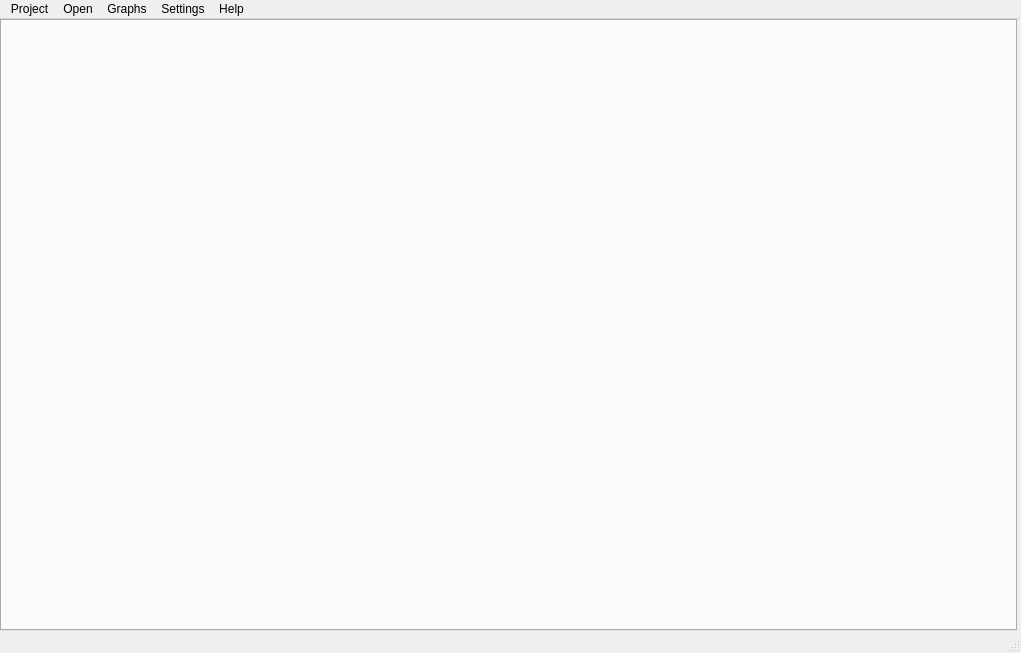
<?xml version="1.0" encoding="UTF-8"?>
<ui version="4.0">
 <class>MainWindow</class>
 <widget class="QMainWindow" name="MainWindow">
  <property name="geometry">
   <rect>
    <x>0</x>
    <y>0</y>
    <width>1021</width>
    <height>653</height>
   </rect>
  </property>
  <property name="windowTitle">
   <string>Pypeline 3.0</string>
  </property>
  <property name="dockNestingEnabled">
   <bool>false</bool>
  </property>
  <property name="dockOptions">
   <set>QMainWindow::AnimatedDocks</set>
  </property>
  <widget class="QWidget" name="centralwidget">
   <layout class="QHBoxLayout" name="horizontalLayout">
    <property name="spacing">
     <number>4</number>
    </property>
    <property name="leftMargin">
     <number>0</number>
    </property>
    <property name="topMargin">
     <number>0</number>
    </property>
    <property name="rightMargin">
     <number>4</number>
    </property>
    <property name="bottomMargin">
     <number>0</number>
    </property>
    <item>
     <widget class="QTabWidget" name="graphTab">
      <property name="tabsClosable">
       <bool>true</bool>
      </property>
      <property name="movable">
       <bool>true</bool>
      </property>
     </widget>
    </item>
   </layout>
  </widget>
  <widget class="QMenuBar" name="menubar">
   <property name="enabled">
    <bool>true</bool>
   </property>
   <property name="geometry">
    <rect>
     <x>0</x>
     <y>0</y>
     <width>1021</width>
     <height>36</height>
    </rect>
   </property>
   <widget class="QMenu" name="menuHelp">
    <property name="title">
     <string>Help</string>
    </property>
    <addaction name="actionVars"/>
    <addaction name="actionHotkeys"/>
    <addaction name="actionHelp"/>
    <addaction name="separator"/>
    <addaction name="actionAbout"/>
   </widget>
   <widget class="QMenu" name="menuPrefs">
    <property name="title">
     <string>Settings</string>
    </property>
    <addaction name="actionLocalSettings"/>
    <addaction name="actionProjectSettings"/>
    <addaction name="actionImport_Types"/>
    <addaction name="actionWidgets"/>
   </widget>
   <widget class="QMenu" name="menuOpen">
    <property name="title">
     <string>Open</string>
    </property>
    <widget class="QMenu" name="menuFavorites">
     <property name="title">
      <string>Favorites</string>
     </property>
    </widget>
    <widget class="QMenu" name="menuTemplates">
     <property name="title">
      <string>Templates</string>
     </property>
    </widget>
    <addaction name="menuTemplates"/>
    <addaction name="menuFavorites"/>
   </widget>
   <widget class="QMenu" name="menuProject">
    <property name="title">
     <string>Project</string>
    </property>
   </widget>
   <widget class="QMenu" name="menuCreate">
    <property name="title">
     <string>Graphs</string>
    </property>
    <addaction name="actionNewGraph"/>
    <addaction name="actionFindGraph"/>
   </widget>
   <addaction name="menuProject"/>
   <addaction name="menuOpen"/>
   <addaction name="menuCreate"/>
   <addaction name="menuPrefs"/>
   <addaction name="menuHelp"/>
  </widget>
  <widget class="QStatusBar" name="status"/>
  <action name="actionOpen">
   <property name="text">
    <string>open...</string>
   </property>
   <property name="toolTip">
    <string>openqsqs</string>
   </property>
  </action>
  <action name="actionHotkeys">
   <property name="text">
    <string>Hotkeys</string>
   </property>
  </action>
  <action name="actionToDo">
   <property name="text">
    <string>ToDo</string>
   </property>
  </action>
  <action name="actionAbout">
   <property name="text">
    <string>About</string>
   </property>
  </action>
  <action name="actionNew">
   <property name="text">
    <string>New</string>
   </property>
  </action>
  <action name="actionSave">
   <property name="text">
    <string>Save</string>
   </property>
  </action>
  <action name="actionSaveAs">
   <property name="text">
    <string>Save as...</string>
   </property>
  </action>
  <action name="actionQuit">
   <property name="text">
    <string>Quit</string>
   </property>
  </action>
  <action name="actionTypes">
   <property name="text">
    <string>Types...</string>
   </property>
  </action>
  <action name="actionOptions">
   <property name="text">
    <string>Options...</string>
   </property>
  </action>
  <action name="actionFilter_by_user">
   <property name="checkable">
    <bool>true</bool>
   </property>
   <property name="checked">
    <bool>true</bool>
   </property>
   <property name="text">
    <string>Filter by user</string>
   </property>
  </action>
  <action name="actionMinuscule2">
   <property name="checkable">
    <bool>true</bool>
   </property>
   <property name="checked">
    <bool>true</bool>
   </property>
   <property name="text">
    <string>Minuscule2</string>
   </property>
  </action>
  <action name="actionP001">
   <property name="text">
    <string>P001</string>
   </property>
  </action>
  <action name="actionPlamree">
   <property name="text">
    <string>Palmtree</string>
   </property>
  </action>
  <action name="actionCoxi">
   <property name="text">
    <string>Coxi</string>
   </property>
  </action>
  <action name="actionToto_test">
   <property name="text">
    <string>toto_test</string>
   </property>
  </action>
  <action name="actionNew_2">
   <property name="text">
    <string>new...</string>
   </property>
   <property name="font">
    <font>
     <italic>true</italic>
    </font>
   </property>
  </action>
  <action name="actionTcherno">
   <property name="text">
    <string>tcherno</string>
   </property>
  </action>
  <action name="actionTutu">
   <property name="text">
    <string>tutu</string>
   </property>
  </action>
  <action name="actionGet_selection">
   <property name="text">
    <string>get selection...</string>
   </property>
  </action>
  <action name="actionNew_dir">
   <property name="text">
    <string>manage...</string>
   </property>
  </action>
  <action name="actionHaha">
   <property name="text">
    <string>haha</string>
   </property>
  </action>
  <action name="actionHoho">
   <property name="text">
    <string>hoho</string>
   </property>
  </action>
  <action name="actionVars">
   <property name="text">
    <string>Environment Vars</string>
   </property>
  </action>
  <action name="actionAddProject">
   <property name="text">
    <string>Add...</string>
   </property>
  </action>
  <action name="actionLocalSettings">
   <property name="text">
    <string>Locals</string>
   </property>
  </action>
  <action name="actionSxsx">
   <property name="text">
    <string>sxsx</string>
   </property>
  </action>
  <action name="actionSxsx_2">
   <property name="text">
    <string>sxsx</string>
   </property>
  </action>
  <action name="actionDdd">
   <property name="text">
    <string>ddd</string>
   </property>
  </action>
  <action name="actionProjectSettings">
   <property name="text">
    <string>Project</string>
   </property>
  </action>
  <action name="actionNewGraph">
   <property name="text">
    <string>Create Graphs...</string>
   </property>
  </action>
  <action name="actionFindGraph">
   <property name="text">
    <string>Batch...</string>
   </property>
  </action>
  <action name="actionHelp">
   <property name="text">
    <string>Help</string>
   </property>
  </action>
  <action name="actionTypeSettings">
   <property name="text">
    <string>Types</string>
   </property>
  </action>
  <action name="actionImport_Types">
   <property name="text">
    <string>Transfert</string>
   </property>
  </action>
  <action name="actionEded">
   <property name="text">
    <string>eded</string>
   </property>
  </action>
  <action name="actionWidgets">
   <property name="text">
    <string>Widgets</string>
   </property>
  </action>
 </widget>
 <resources/>
 <connections/>
</ui>
